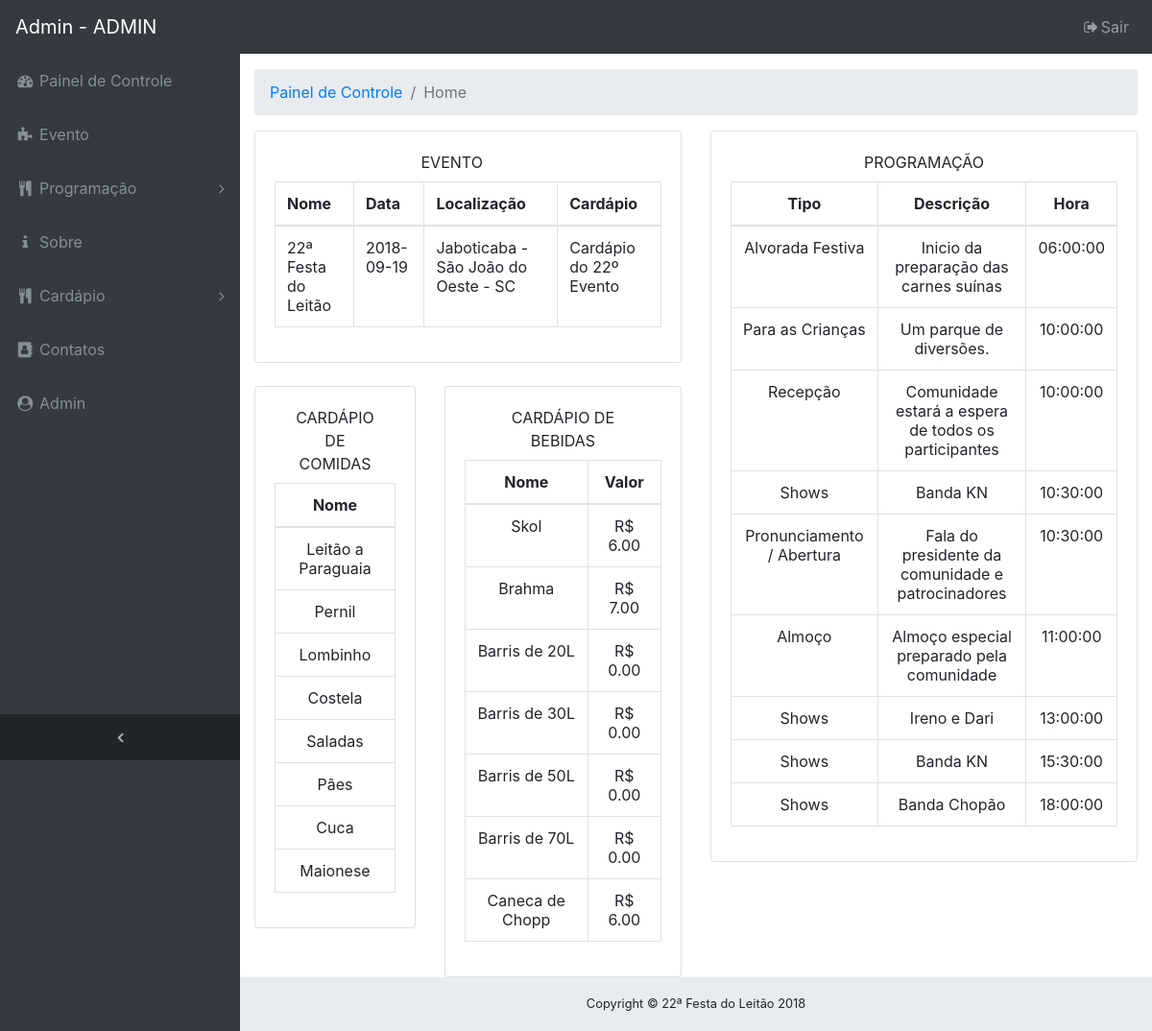
The app's page /admin/index.php (signed in) with its own data.
### tables this page shows
CREATE TABLE `tb_evento` (
    `cod_evento` INTEGER NOT NULL AUTO_INCREMENT,
    `nome_evento` VARCHAR(100),
    `nome_organizacao_evento` VARCHAR(200),
    `data_evento` DATE,
    `rua_evento` VARCHAR(100),
    `nome_comunidade` VARCHAR(200) NOT NULL,
    `banner_evento` VARCHAR(40),
    `cod_cardapio` INTEGER,
    `cod_cidade` INTEGER,
    CONSTRAINT `PK_tb_evento` PRIMARY KEY (`cod_evento`)
);

CREATE TABLE `tb_cidade` (
    `cod_cidade` INTEGER NOT NULL AUTO_INCREMENT,
    `nome_cidade` VARCHAR(200),
    `cod_estado` INTEGER,
    CONSTRAINT `PK_tb_cidade` PRIMARY KEY (`cod_cidade`)
);

CREATE TABLE `tb_estado` (
    `cod_estado` INTEGER NOT NULL AUTO_INCREMENT,
    `nome_estado` VARCHAR(100),
    `uf` VARCHAR(2),
    CONSTRAINT `PK_tb_estado` PRIMARY KEY (`cod_estado`)
);

CREATE TABLE `tb_cardapio` (
    `cod_cardapio` INTEGER NOT NULL AUTO_INCREMENT,
    `titulo_cardapio` VARCHAR(100),
    `obs_cardapio` VARCHAR(1000),
    CONSTRAINT `PK_tb_cardapio` PRIMARY KEY (`cod_cardapio`)
);

CREATE TABLE `tb_tipo_item` (
    `cod_tipo_item` INTEGER NOT NULL AUTO_INCREMENT,
    `descricao_tipo_item` VARCHAR(100),
    `valor_tipo_item` FLOAT(10,2),
    `obs_tipo_item` VARCHAR(1000),
    CONSTRAINT `PK_tb_tipo_item` PRIMARY KEY (`cod_tipo_item`)
);

CREATE TABLE `tb_programacao` (
    `cod_prog` INTEGER NOT NULL AUTO_INCREMENT,
    `descricao_prog` VARCHAR(1000),
    `pavilhao_prog` VARCHAR(100),
    `obs_prog` VARCHAR(1000),
    `hora_inicio_prog` TIME,
    `hora_fim_prog` TIME,
    `img_prog` VARCHAR(100),
    `video_prog` VARCHAR(100),
    `cod_tipo_prog` INTEGER,
    `cod_evento` INTEGER,
    CONSTRAINT `PK_tb_programacao` PRIMARY KEY (`cod_prog`)
);

CREATE TABLE `tb_tipo_programacao` (
    `cod_tipo_prog` INTEGER NOT NULL AUTO_INCREMENT,
    `descricao_tipo` VARCHAR(100),
    CONSTRAINT `PK_tb_tipo_programacao` PRIMARY KEY (`cod_tipo_prog`)
);

### admin/home.php (the view)
<?php
if (isset($login_cookie)) {
    ?>
    <div class="container-fluid">
        <div class="row">
            <div class="col-sm-6">
                <div class="card">
                    <div class="card-body">
                        <label class="text-center col-sm-11">EVENTO </label>
                        <table class="table table-bordered" cellspacing="0">
                            <thead>
                                <tr>
                                    <th>Nome</th>
                                    <th>Data</th>
                                    <th>Localização</th>
                                    <th>Cardápio</th>
                                </tr>
                            </thead>
                            <tbody>
                                <?php
                                include 'conexao.php';
                                $sql = 'select e.*, c.*, es.uf, car.* from tb_admin as a, tb_evento as e, tb_cidade as c, tb_estado as es, tb_cardapio as car
                                        where a.cod_evento = e.cod_evento
                                        and e.cod_cidade = c.cod_cidade
                                        and e.cod_cardapio = car.cod_cardapio
                                        and c.cod_estado = es.cod_estado';
                                $query = $pdo->query($sql);
                                while ($dados = $query->fetch()) {
                                    $nome = $dados['nome_evento'];
                                    $data = $dados['data_evento'];
                                    $cit = $dados['nome_cidade'];
                                    $est = $dados['uf'];
                                    $rua = $dados['rua_evento'];
                                    $cardapio = $dados['titulo_cardapio'];
                                    ?>
                                    <tr>
                                        <td><?= $nome; ?></td>
                                        <td><?= $data; ?></td>
                                        <td><?= $rua; ?> - <?= $cit; ?> - <?= $est; ?></td>
                                        <td><?= $cardapio; ?></td>
                                    </tr>
                                    <?php
                                }
                                ?>
                            </tbody>
                        </table>
                    </div>
                </div>
                <br>
                <div class="row">
                    <div class="col-sm-5">
                        <div class="card">
                            <div class="card-body">
                                <label class="text-center col-sm-12">CARDÁPIO DE COMIDAS</label>
                                <table class="table table-bordered text-center" cellspacing="0">
                                    <thead>
                                        <tr>
                                            <th>Nome</th>
                                        </tr>
                                    </thead>
                                    <tbody>
                                        <?php
                                        include 'conexao.php';
                                        $sql = 'select * from admin_evento_cardapio_item as x, tb_tipo_item as ti
                                        where x.cod_tipo_item = ti.cod_tipo_item
                                        and ti.cod_tipo_item != 2';
                                        $query = $pdo->query($sql);
                                        while ($dados = $query->fetch()) {
                                            $nome = $dados['nome_item'];
                                            ?>
                                            <tr>
                                                <td><?= $nome; ?></td>
                                            </tr>
                                            <?php
                                        }
                                        ?>
                                    </tbody>
                                </table>
                            </div>
                        </div>
                    </div>
                    <div class="col-sm-7">
                        <div class="card">
                            <div class="card-body">
                                <label class="text-center col-sm-12">CARDÁPIO DE BEBIDAS</label>
                                <table class="table table-bordered text-center" cellspacing="0">
                                    <thead>
                                        <tr>
                                            <th>Nome</th>
                                            <th>Valor</th>
                                        </tr>
                                    </thead>
                                    <tbody>
                                        <?php
                                        include 'conexao.php';
                                        $sql = 'select * from admin_evento_cardapio_item as x, tb_tipo_item as ti
                                        where x.cod_tipo_item = ti.cod_tipo_item
                                        and ti.cod_tipo_item = 2';
                                        $query = $pdo->query($sql);
                                        while ($dados = $query->fetch()) {
                                            $nome = $dados['nome_item'];
                                            $valor_item = $dados['valor_item'];
                                            ?>
                                            <tr>
                                                <td><?= $nome; ?></td>
                                                <td>R$ <?= $valor_item; ?></td>
                                            </tr>
                                            <?php
                                        }
                                        ?>
                                    </tbody>
                                </table>
                            </div>
                        </div>
                    </div>
                </div>
            </div>
            <div class="col-sm-6">
                <div class="card">
                    <div class="card-body">
                        <label class="text-center col-sm-12">PROGRAMAÇÃO </label>
                        <table class="table table-bordered text-center" cellspacing="0">
                            <thead>
                                <tr>
                                    <th>Tipo</th>
                                    <th>Descrição</th>
                                    <th>Hora</th>
                                </tr>
                            </thead>
                            <tbody>
                                <?php
                                include 'conexao.php';
                                $sql = 'select * from admin_evento_programacao_tipo_prog as x, tb_tipo_programacao as tp
                                        where x.cod_tipo_prog = tp.cod_tipo_prog
                                        order by x.hora_inicio_prog ASC;';
                                $query = $pdo->query($sql);
                                while ($dados = $query->fetch()) {
                                    $descricao = $dados['descricao_prog'];
                                    $hora = $dados['hora_inicio_prog'];
                                    $tipo = $dados['descricao_tipo'];
                                    ?>
                                    <tr>
                                        <td><?= $tipo; ?></td>
                                        <td><?= $descricao; ?></td>
                                        <td><?= $hora; ?></td>
                                    </tr>
                                    <?php
                                }
                                ?>
                            </tbody>
                        </table>
                    </div>
                </div>
            </div>
        </div>
    </div>
<?php } ?>

### admin/index.php (shortened to what this page needs)
<?php
$login_cookie = $_COOKIE['usuario'];
include './conexao.php';
$sql = "select e.* from tb_admin as a, tb_evento as e"
        . " where e.cod_evento = a.cod_evento";
$query = $pdo->query($sql);
$dados = $query->fetch();
$nome_evento = $dados['nome_evento'];
if (isset($login_cookie)) {
    ?>
    <html>
        <head>
            <link href="../vendor/bootstrap/css/bootstrap.min.css" rel="stylesheet" type="text/css"/>
            <link href="../vendor/font-awesome/css/font-awesome.min.css" rel="stylesheet" type="text/css"/>
            <link href="../vendor/datatables/dataTables.bootstrap4.css" rel="stylesheet" type="text/css"/>
            <link href="../css/sb-admin.css" rel="stylesheet" type="text/css"/>
        </head>
        <body class="fixed-nav sticky-footer bg-dark" id="page-top">
            <?php include './menu.php'; ?>
            <div class="content-wrapper">
                <?php
                $url = $_GET['url'];
                switch ($url) {
                    default :
                        include './navegacao.php';
                        include ('./home.php');
                }
                ?>
                <footer class="sticky-footer">
                    <div class="container">
                        <div class="text-center">
                            <small>Copyright © <?= $nome_evento;?> 2018</small>
                        </div>
                    </div>
                </footer>
            </div>
        </body>
    </html>
    <?php
} else {
    echo"<script language='javascript' type='text/javascript'>alert('Faça o Login!');window.location.href='login.html'</script>";
}
?>

### css/sb-admin.css (style rules this page uses)
html { position: relative; min-height: 100%; }
body { overflow-x: hidden; }
body.sticky-footer { margin-bottom: 56px; }
body.sticky-footer .content-wrapper { min-height: calc(100vh - 56px - 56px); }
body.fixed-nav { padding-top: 56px; }
.content-wrapper { min-height: calc(100vh - 56px); padding-top: 1rem; }
.content-wrapper { overflow-x: hidden; background: white; }
@media (min-width: 992px) { .content-wrapper { margin-left: 250px; } }
footer.sticky-footer { position: absolute; right: 0; bottom: 0; width: 100%; height: 56px; background-color: #e9ecef; line-height: 55px; }
@media (min-width: 992px) { footer.sticky-footer { width: calc(100% - 250px); } }

### records on screen
tb_evento: nome_evento "22ª Festa do Leitão", data_evento "2018-09-19", rua_evento "Jaboticaba", cod_cidade.nome_cidade "São João do Oeste", tb_estado.uf "SC", cod_cardapio.titulo_cardapio "Cardápio do 22º Evento"
tb_tipo_item: nome "Leitão a Paraguaia", nome "Pernil", nome "Lombinho", nome "Costela"
tb_tipo_item: nome "Saladas", nome "Pães", nome "Cuca", nome "Maionese"
tb_tipo_item: nome "Skol", valor_item "6.00", nome "Brahma", valor_item "7.00", nome "Barris de 20L", valor_item "0.00", nome "Barris de 30L", nome "Barris de 50L", nome "Barris de 70L", nome "Caneca de Chopp"
tb_programacao: cod_tipo_prog.descricao_tipo "Alvorada Festiva", descricao_prog "Inicio da preparação das carnes suínas", hora_inicio_prog "06:00:00"
tb_programacao: cod_tipo_prog.descricao_tipo "Para as Crianças", descricao_prog "Um parque de diversões.", hora_inicio_prog "10:00:00"
tb_programacao: cod_tipo_prog.descricao_tipo "Recepção", descricao_prog "Comunidade estará a espera de todos os participantes", hora_inicio_prog "10:00:00"
tb_programacao: cod_tipo_prog.descricao_tipo "Shows", descricao_prog "Banda KN", hora_inicio_prog "10:30:00"
tb_programacao: cod_tipo_prog.descricao_tipo "Pronunciamento / Abertura", descricao_prog "Fala do presidente da comunidade e patrocinadores", hora_inicio_prog "10:30:00"
tb_programacao: cod_tipo_prog.descricao_tipo "Almoço", descricao_prog "Almoço especial preparado pela comunidade", hora_inicio_prog "11:00:00"
tb_programacao: cod_tipo_prog.descricao_tipo "Shows", descricao_prog "Ireno e Dari", hora_inicio_prog "13:00:00"
tb_programacao: cod_tipo_prog.descricao_tipo "Shows", descricao_prog "Banda KN", hora_inicio_prog "15:30:00"
tb_programacao: cod_tipo_prog.descricao_tipo "Shows", descricao_prog "Banda Chopão", hora_inicio_prog "18:00:00"

### other values on screen
$login_cookie "ADMIN"
$menu "Home"
